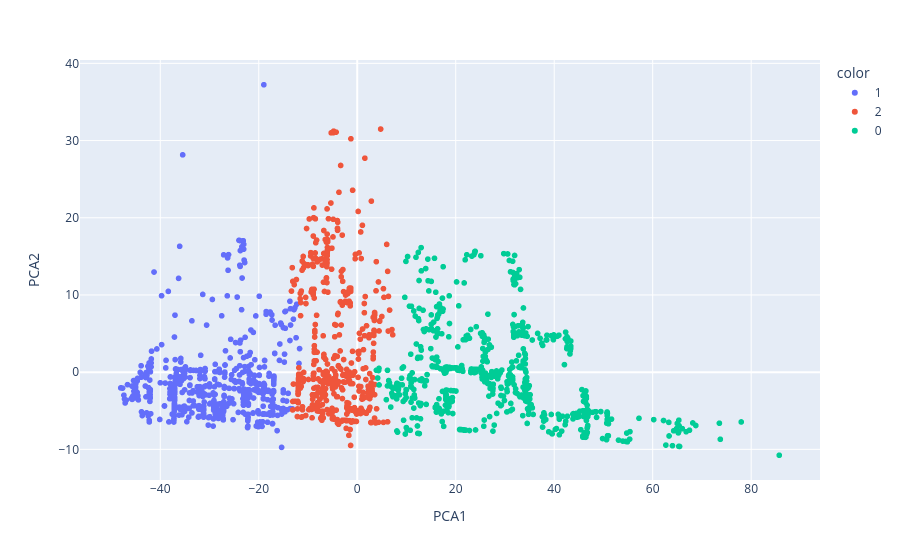

Notebook code cell kept with this figure:
### Code cell
# Visualiser les classes suivant les deux composantes en utilisant plotly.express
fig = px.scatter(df_pca, x = 'PCA1', y = 'PCA2',color=cah_partition.astype(str))
fig.show()

### Figure 1 — Plotly figure (JSON) as saved in the notebook; plotly's stock layout.template omitted (floating-point values rounded to 4 significant figures; data arrays with more than 128 entries replaced by an {"elided": "..."} marker saying what was removed)
{"data": [{"hovertemplate": "color=1<br>PCA1=%{x}<br>PCA2=%{y}<extra></extra>", "legendgroup": "1", "marker": {"color": "#636efa", "symbol": "circle"}, "mode": "markers", "name": "1", "showlegend": true, "type": "scattergl", "x": {"elided": "675 float values"}, "xaxis": "x", "y": {"elided": "675 float values"}, "yaxis": "y"}, {"hovertemplate": "color=2<br>PCA1=%{x}<br>PCA2=%{y}<extra></extra>", "legendgroup": "2", "marker": {"color": "#EF553B", "symbol": "circle"}, "mode": "markers", "name": "2", "showlegend": true, "type": "scattergl", "x": {"elided": "594 float values"}, "xaxis": "x", "y": {"elided": "594 float values"}, "yaxis": "y"}, {"hovertemplate": "color=0<br>PCA1=%{x}<br>PCA2=%{y}<extra></extra>", "legendgroup": "0", "marker": {"color": "#00cc96", "symbol": "circle"}, "mode": "markers", "name": "0", "showlegend": true, "type": "scattergl", "x": {"elided": "818 float values"}, "xaxis": "x", "y": {"elided": "818 float values"}, "yaxis": "y"}], "layout": {"legend": {"title": {"text": "color"}, "tracegroupgap": 0}, "margin": {"t": 60}, "xaxis": {"anchor": "y", "domain": [0, 1], "title": {"text": "PCA1"}}, "yaxis": {"anchor": "x", "domain": [0, 1], "title": {"text": "PCA2"}}}}
